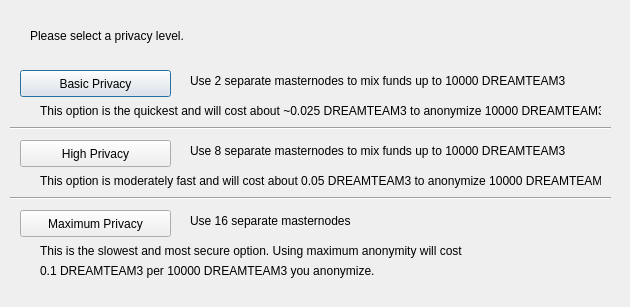
<?xml version="1.0" encoding="UTF-8"?>
<ui version="4.0">
 <class>ObfuscationConfig</class>
 <widget class="QDialog" name="ObfuscationConfig">
  <property name="geometry">
   <rect>
    <x>0</x>
    <y>0</y>
    <width>630</width>
    <height>307</height>
   </rect>
  </property>
  <property name="windowTitle">
   <string>Configure Obfuscation</string>
  </property>
  <widget class="QPushButton" name="buttonBasic">
   <property name="geometry">
    <rect>
     <x>20</x>
     <y>70</y>
     <width>151</width>
     <height>27</height>
    </rect>
   </property>
   <property name="text">
    <string>Basic Privacy</string>
   </property>
  </widget>
  <widget class="QPushButton" name="buttonHigh">
   <property name="geometry">
    <rect>
     <x>20</x>
     <y>140</y>
     <width>151</width>
     <height>27</height>
    </rect>
   </property>
   <property name="text">
    <string>High Privacy</string>
   </property>
  </widget>
  <widget class="QPushButton" name="buttonMax">
   <property name="geometry">
    <rect>
     <x>20</x>
     <y>210</y>
     <width>151</width>
     <height>27</height>
    </rect>
   </property>
   <property name="text">
    <string>Maximum Privacy</string>
   </property>
  </widget>
  <widget class="QLabel" name="label">
   <property name="geometry">
    <rect>
     <x>30</x>
     <y>20</y>
     <width>571</width>
     <height>31</height>
    </rect>
   </property>
   <property name="text">
    <string>Please select a privacy level.</string>
   </property>
  </widget>
  <widget class="QLabel" name="label_2">
   <property name="geometry">
    <rect>
     <x>190</x>
     <y>70</y>
     <width>421</width>
     <height>21</height>
    </rect>
   </property>
   <property name="text">
    <string>Use 2 separate masternodes to mix funds up to 10000 DREAMTEAM3</string>
   </property>
  </widget>
  <widget class="QLabel" name="label_3">
   <property name="geometry">
    <rect>
     <x>190</x>
     <y>140</y>
     <width>411</width>
     <height>21</height>
    </rect>
   </property>
   <property name="text">
    <string>Use 8 separate masternodes to mix funds up to 10000 DREAMTEAM3</string>
   </property>
  </widget>
  <widget class="QLabel" name="label_4">
   <property name="geometry">
    <rect>
     <x>190</x>
     <y>210</y>
     <width>421</width>
     <height>21</height>
    </rect>
   </property>
   <property name="text">
    <string>Use 16 separate masternodes</string>
   </property>
  </widget>
  <widget class="QLabel" name="label_6">
   <property name="geometry">
    <rect>
     <x>40</x>
     <y>100</y>
     <width>561</width>
     <height>21</height>
    </rect>
   </property>
   <property name="text">
    <string>This option is the quickest and will cost about ~0.025 DREAMTEAM3 to anonymize 10000 DREAMTEAM3</string>
   </property>
  </widget>
  <widget class="QLabel" name="label_7">
   <property name="geometry">
    <rect>
     <x>40</x>
     <y>170</y>
     <width>561</width>
     <height>21</height>
    </rect>
   </property>
   <property name="text">
    <string>This option is moderately fast and will cost about 0.05 DREAMTEAM3 to anonymize 10000 DREAMTEAM3</string>
   </property>
  </widget>
  <widget class="QLabel" name="label_8">
   <property name="geometry">
    <rect>
     <x>40</x>
     <y>240</y>
     <width>561</width>
     <height>21</height>
    </rect>
   </property>
   <property name="text">
    <string>This is the slowest and most secure option. Using maximum anonymity will cost</string>
   </property>
  </widget>
  <widget class="QLabel" name="label_9">
   <property name="geometry">
    <rect>
     <x>40</x>
     <y>260</y>
     <width>561</width>
     <height>21</height>
    </rect>
   </property>
   <property name="text">
    <string>0.1 DREAMTEAM3 per 10000 DREAMTEAM3 you anonymize.</string>
   </property>
  </widget>
  <widget class="Line" name="line">
   <property name="geometry">
    <rect>
     <x>10</x>
     <y>120</y>
     <width>601</width>
     <height>16</height>
    </rect>
   </property>
   <property name="orientation">
    <enum>Qt::Horizontal</enum>
   </property>
  </widget>
  <widget class="Line" name="line_2">
   <property name="geometry">
    <rect>
     <x>10</x>
     <y>190</y>
     <width>601</width>
     <height>16</height>
    </rect>
   </property>
   <property name="orientation">
    <enum>Qt::Horizontal</enum>
   </property>
  </widget>
 </widget>
 <resources/>
 <connections/>
</ui>
